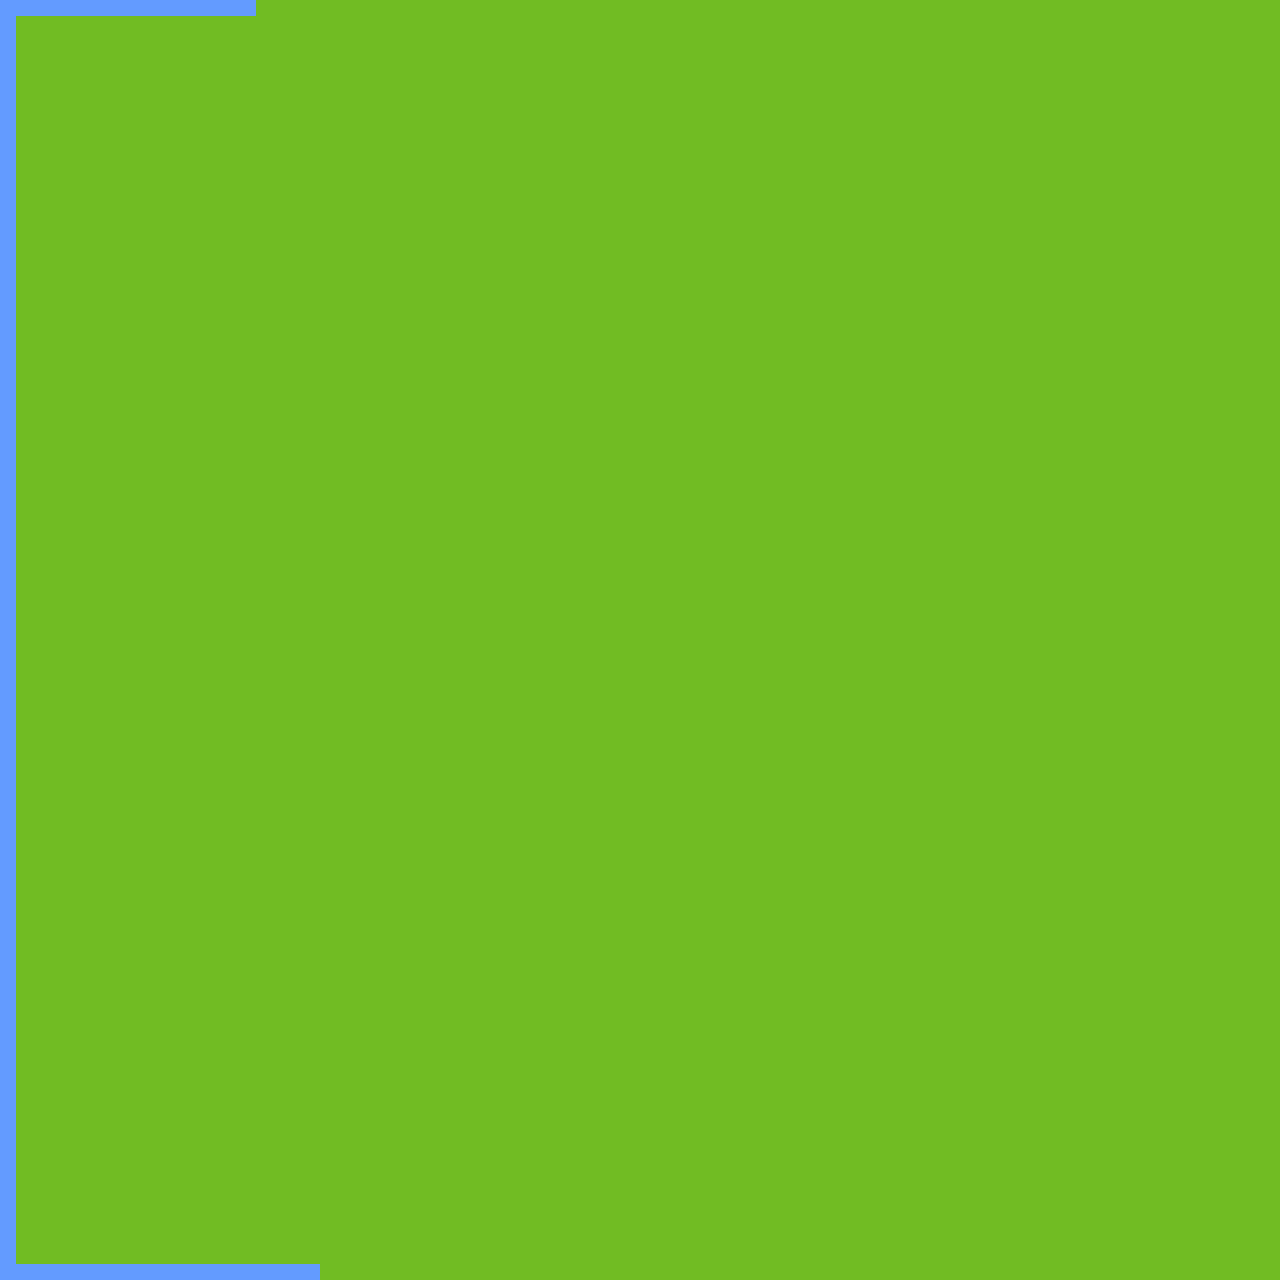

Rendered tile map (Tiled .tmx) drawn with the repository's tilesets; below, a short description and the map source with its tile grids summarised:
An orthogonal 80x80 tile map with 16x16 px tiles, 1 tile layer (Tile Layer 1), 2 tilesets.

<map version="1.2" tiledversion="1.2.3" orientation="orthogonal" renderorder="right-down" width="80" height="80" tilewidth="16" tileheight="16" infinite="0" nextlayerid="2" nextobjectid="1">
 <tileset firstgid="1" source="Outdoors_04.tsx" />
 <tileset firstgid="2" source="blue.tsx" />
 <layer id="1" name="Tile Layer 1" width="80" height="80">
  <data>[6400 cells, 6400 non-empty, 2 distinct tile ids]</data>
 </layer>
</map>
